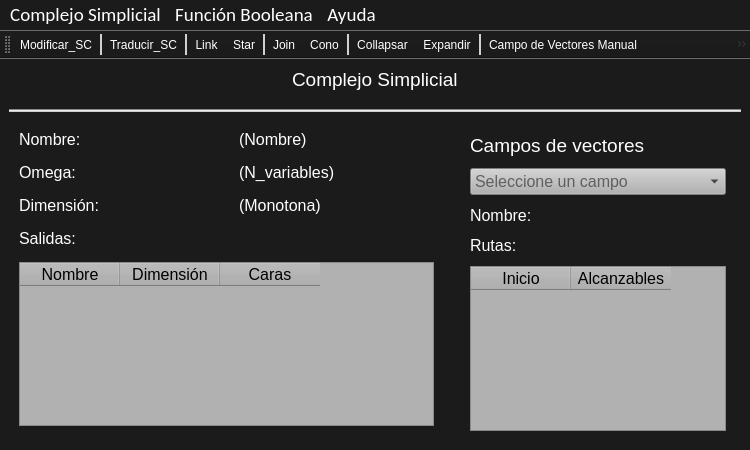
<?xml version="1.0" encoding="UTF-8"?>
<ui version="4.0">
 <class>TFG</class>
 <widget class="QMainWindow" name="TFG">
  <property name="geometry">
   <rect>
    <x>0</x>
    <y>0</y>
    <width>750</width>
    <height>450</height>
   </rect>
  </property>
  <property name="sizePolicy">
   <sizepolicy hsizetype="Preferred" vsizetype="Preferred">
    <horstretch>0</horstretch>
    <verstretch>0</verstretch>
   </sizepolicy>
  </property>
  <property name="font">
   <font>
    <family>Arial</family>
    <pointsize>20</pointsize>
   </font>
  </property>
  <property name="windowTitle">
   <string>TFG Pablo Ascorbe</string>
  </property>
  <property name="windowIcon">
   <iconset>
    <normaloff>../Recursos/icono.ico</normaloff>../Recursos/icono.ico</iconset>
  </property>
  <property name="styleSheet">
   <string notr="true">QWidget{
background-image: url(:/images/fondo.png);
background-color: rgb(27, 27, 27);
color: rgb(255, 255, 255);
}

QToolBar QToolButton{
color: rgb(255, 255, 255);
background-color:transparent;}

QToolBar QToolButton:hover{
	background-color: rgb(100, 100, 100);
}

QToolBar::separator{
	background-color: rgb(208, 208, 208);
	width: 2px;
}


QMenuBar::item:selected{
	background-color: rgb(100, 100, 100);
}

QMenu::item:selected{
	background-color: rgb(100, 100, 100);
}
</string>
  </property>
  <widget class="QWidget" name="centralwidget">
   <property name="enabled">
    <bool>true</bool>
   </property>
   <layout class="QGridLayout" name="gridLayout_2">
    <property name="sizeConstraint">
     <enum>QLayout::SetDefaultConstraint</enum>
    </property>
    <property name="horizontalSpacing">
     <number>11</number>
    </property>
    <property name="verticalSpacing">
     <number>18</number>
    </property>
    <item row="2" column="0">
     <layout class="QHBoxLayout" name="horizontalLayout" stretch="1,0">
      <property name="spacing">
       <number>26</number>
      </property>
      <item>
       <layout class="QGridLayout" name="gridLayout_fijo">
        <property name="leftMargin">
         <number>10</number>
        </property>
        <property name="rightMargin">
         <number>10</number>
        </property>
        <property name="bottomMargin">
         <number>15</number>
        </property>
        <property name="horizontalSpacing">
         <number>24</number>
        </property>
        <property name="verticalSpacing">
         <number>14</number>
        </property>
        <item row="1" column="1">
         <widget class="QLabel" name="label_omega">
          <property name="font">
           <font>
            <pointsize>12</pointsize>
           </font>
          </property>
          <property name="text">
           <string>(N_variables)</string>
          </property>
         </widget>
        </item>
        <item row="0" column="0">
         <widget class="QLabel" name="label">
          <property name="font">
           <font>
            <pointsize>12</pointsize>
           </font>
          </property>
          <property name="text">
           <string>Nombre:</string>
          </property>
         </widget>
        </item>
        <item row="2" column="0">
         <widget class="QLabel" name="label_5">
          <property name="font">
           <font>
            <pointsize>12</pointsize>
           </font>
          </property>
          <property name="text">
           <string>Dimensión:</string>
          </property>
         </widget>
        </item>
        <item row="3" column="0" colspan="2">
         <widget class="QLabel" name="label_3">
          <property name="font">
           <font>
            <pointsize>12</pointsize>
           </font>
          </property>
          <property name="text">
           <string>Salidas:</string>
          </property>
         </widget>
        </item>
        <item row="2" column="1">
         <widget class="QLabel" name="label_dimension">
          <property name="font">
           <font>
            <pointsize>12</pointsize>
           </font>
          </property>
          <property name="text">
           <string>(Monotona)</string>
          </property>
         </widget>
        </item>
        <item row="0" column="1">
         <widget class="QLabel" name="label_nombre_sc">
          <property name="font">
           <font>
            <pointsize>12</pointsize>
           </font>
          </property>
          <property name="text">
           <string>(Nombre)</string>
          </property>
         </widget>
        </item>
        <item row="1" column="0">
         <widget class="QLabel" name="label_4">
          <property name="font">
           <font>
            <pointsize>12</pointsize>
           </font>
          </property>
          <property name="text">
           <string>Omega:</string>
          </property>
         </widget>
        </item>
        <item row="4" column="0" colspan="2">
         <widget class="QTableWidget" name="tableWidget">
          <property name="minimumSize">
           <size>
            <width>300</width>
            <height>0</height>
           </size>
          </property>
          <property name="styleSheet">
           <string notr="true">color: rgb(0, 0, 0);
background-color: rgb(177, 177, 177);</string>
          </property>
          <column>
           <property name="text">
            <string>Nombre</string>
           </property>
           <property name="font">
            <font>
             <pointsize>12</pointsize>
            </font>
           </property>
          </column>
          <column>
           <property name="text">
            <string>Dimensión</string>
           </property>
           <property name="font">
            <font>
             <pointsize>12</pointsize>
            </font>
           </property>
          </column>
          <column>
           <property name="text">
            <string>Caras</string>
           </property>
           <property name="font">
            <font>
             <pointsize>12</pointsize>
            </font>
           </property>
          </column>
         </widget>
        </item>
       </layout>
      </item>
      <item>
       <layout class="QGridLayout" name="gridLayout_dinamico">
        <property name="leftMargin">
         <number>0</number>
        </property>
        <property name="topMargin">
         <number>4</number>
        </property>
        <property name="rightMargin">
         <number>15</number>
        </property>
        <property name="bottomMargin">
         <number>10</number>
        </property>
        <property name="horizontalSpacing">
         <number>15</number>
        </property>
        <property name="verticalSpacing">
         <number>11</number>
        </property>
        <item row="1" column="1" colspan="2">
         <widget class="QComboBox" name="comboBox_vf">
          <property name="font">
           <font>
            <pointsize>12</pointsize>
           </font>
          </property>
          <property name="styleSheet">
           <string notr="true">color: rgb(0, 0, 0);
background-color: rgb(177, 177, 177);</string>
          </property>
          <property name="placeholderText">
           <string>Seleccione un campo</string>
          </property>
         </widget>
        </item>
        <item row="2" column="1">
         <widget class="QLabel" name="label_7">
          <property name="font">
           <font>
            <pointsize>12</pointsize>
           </font>
          </property>
          <property name="text">
           <string>Nombre:</string>
          </property>
         </widget>
        </item>
        <item row="0" column="1" colspan="2">
         <widget class="QLabel" name="label_6">
          <property name="maximumSize">
           <size>
            <width>16777215</width>
            <height>30</height>
           </size>
          </property>
          <property name="font">
           <font>
            <pointsize>14</pointsize>
           </font>
          </property>
          <property name="text">
           <string>Campos de vectores</string>
          </property>
         </widget>
        </item>
        <item row="4" column="1" colspan="2">
         <widget class="QTableWidget" name="table_vf">
          <property name="styleSheet">
           <string notr="true">color: rgb(0, 0, 0);
background-color: rgb(177, 177, 177);</string>
          </property>
          <column>
           <property name="text">
            <string>Inicio</string>
           </property>
           <property name="font">
            <font>
             <pointsize>12</pointsize>
            </font>
           </property>
          </column>
          <column>
           <property name="text">
            <string>Alcanzables</string>
           </property>
           <property name="font">
            <font>
             <pointsize>12</pointsize>
            </font>
           </property>
          </column>
         </widget>
        </item>
        <item row="2" column="2">
         <widget class="QLabel" name="label_vf_name">
          <property name="font">
           <font>
            <pointsize>12</pointsize>
           </font>
          </property>
          <property name="text">
           <string/>
          </property>
         </widget>
        </item>
        <item row="3" column="1" colspan="2">
         <widget class="QLabel" name="label_8">
          <property name="font">
           <font>
            <pointsize>12</pointsize>
           </font>
          </property>
          <property name="text">
           <string>Rutas:</string>
          </property>
         </widget>
        </item>
       </layout>
      </item>
     </layout>
    </item>
    <item row="1" column="0">
     <widget class="Line" name="line">
      <property name="styleSheet">
       <string notr="true">background-color: rgb(204, 204, 204);</string>
      </property>
      <property name="orientation">
       <enum>Qt::Horizontal</enum>
      </property>
     </widget>
    </item>
    <item row="0" column="0" alignment="Qt::AlignHCenter">
     <widget class="QLabel" name="label_2">
      <property name="maximumSize">
       <size>
        <width>16777215</width>
        <height>30</height>
       </size>
      </property>
      <property name="font">
       <font>
        <pointsize>14</pointsize>
       </font>
      </property>
      <property name="text">
       <string>Complejo Simplicial</string>
      </property>
     </widget>
    </item>
   </layout>
  </widget>
  <widget class="QMenuBar" name="menubar">
   <property name="geometry">
    <rect>
     <x>0</x>
     <y>0</y>
     <width>750</width>
     <height>29</height>
    </rect>
   </property>
   <property name="font">
    <font>
     <family>Calibri</family>
     <pointsize>14</pointsize>
    </font>
   </property>
   <widget class="QMenu" name="menuComplejo_Simplicial">
    <property name="font">
     <font>
      <family>MS Shell Dlg 2</family>
      <pointsize>12</pointsize>
     </font>
    </property>
    <property name="title">
     <string>Complejo Simplicial</string>
    </property>
    <addaction name="actionNuevo_sc"/>
    <addaction name="actionCargar_sc"/>
    <addaction name="actionGuardar_sc"/>
    <addaction name="actionListar_sc"/>
   </widget>
   <widget class="QMenu" name="menuFunci_n_Booleana">
    <property name="font">
     <font>
      <family>MS Shell Dlg 2</family>
      <pointsize>12</pointsize>
     </font>
    </property>
    <property name="title">
     <string>Función Booleana</string>
    </property>
    <addaction name="actionNuevo_bf"/>
    <addaction name="actionCargar_bf"/>
    <addaction name="actionGuardar_bf"/>
    <addaction name="actionListar_bf"/>
   </widget>
   <widget class="QMenu" name="menuAyuda">
    <property name="font">
     <font>
      <family>MS Shell Dlg 2</family>
      <pointsize>12</pointsize>
     </font>
    </property>
    <property name="title">
     <string>Ayuda</string>
    </property>
    <addaction name="actionAyuda"/>
    <addaction name="separator"/>
    <addaction name="actionAcerca"/>
   </widget>
   <addaction name="menuComplejo_Simplicial"/>
   <addaction name="menuFunci_n_Booleana"/>
   <addaction name="menuAyuda"/>
  </widget>
  <widget class="QToolBar" name="toolBar">
   <property name="minimumSize">
    <size>
     <width>0</width>
     <height>0</height>
    </size>
   </property>
   <property name="windowTitle">
    <string>toolBar</string>
   </property>
   <property name="orientation">
    <enum>Qt::Horizontal</enum>
   </property>
   <property name="iconSize">
    <size>
     <width>32</width>
     <height>32</height>
    </size>
   </property>
   <property name="floatable">
    <bool>true</bool>
   </property>
   <attribute name="toolBarArea">
    <enum>TopToolBarArea</enum>
   </attribute>
   <attribute name="toolBarBreak">
    <bool>false</bool>
   </attribute>
   <addaction name="actionModificar_SC"/>
   <addaction name="separator"/>
   <addaction name="actionTraducir_SC"/>
   <addaction name="separator"/>
   <addaction name="actionLink"/>
   <addaction name="actionStar"/>
   <addaction name="separator"/>
   <addaction name="actionJoin"/>
   <addaction name="actionCono"/>
   <addaction name="separator"/>
   <addaction name="actionCollapsar"/>
   <addaction name="actionExpandir"/>
   <addaction name="separator"/>
   <addaction name="actionCampo_de_Vectores_Manual"/>
   <addaction name="actionCampo_de_Vectors_autom_tico"/>
   <addaction name="actionCampo_De_Vectores"/>
  </widget>
  <action name="actionNuevo_sc">
   <property name="text">
    <string>Nuevo</string>
   </property>
   <property name="shortcut">
    <string>Ctrl+N</string>
   </property>
  </action>
  <action name="actionCargar_sc">
   <property name="text">
    <string>Cargar</string>
   </property>
  </action>
  <action name="actionGuardar_sc">
   <property name="text">
    <string>Guardar</string>
   </property>
  </action>
  <action name="actionListar_sc">
   <property name="text">
    <string>Listar</string>
   </property>
  </action>
  <action name="actionNuevo_bf">
   <property name="text">
    <string>Nuevo</string>
   </property>
  </action>
  <action name="actionCargar_bf">
   <property name="text">
    <string>Cargar</string>
   </property>
  </action>
  <action name="actionGuardar_bf">
   <property name="text">
    <string>Guardar</string>
   </property>
  </action>
  <action name="actionListar_bf">
   <property name="text">
    <string>Listar</string>
   </property>
  </action>
  <action name="actionAyuda">
   <property name="text">
    <string>Ayuda de TFG Pablo Ascorbe</string>
   </property>
  </action>
  <action name="actionAcerca">
   <property name="text">
    <string>Acerca de la aplicación</string>
   </property>
  </action>
  <action name="actionModificar_SC">
   <property name="icon">
    <iconset resource="../Recursos/resources.qrc">
     <normaloff>:/images/edit.ico</normaloff>:/images/edit.ico</iconset>
   </property>
   <property name="text">
    <string>Modificar_SC</string>
   </property>
   <property name="toolTip">
    <string>Modificar el Complejo Simplicial</string>
   </property>
   <property name="shortcut">
    <string>Ctrl+1</string>
   </property>
  </action>
  <action name="actionTraducir_SC">
   <property name="icon">
    <iconset resource="../Recursos/resources.qrc">
     <normaloff>:/images/translation_sc_to_bf.ico</normaloff>:/images/translation_sc_to_bf.ico</iconset>
   </property>
   <property name="text">
    <string>Traducir_SC</string>
   </property>
   <property name="toolTip">
    <string>Traducir el complejo simplicial a una función booleana</string>
   </property>
  </action>
  <action name="actionLink">
   <property name="icon">
    <iconset resource="../Recursos/resources.qrc">
     <normaloff>:/images/link.ico</normaloff>:/images/link.ico</iconset>
   </property>
   <property name="text">
    <string>Link</string>
   </property>
   <property name="toolTip">
    <string>Calcular Link para un símplice</string>
   </property>
  </action>
  <action name="actionStar">
   <property name="icon">
    <iconset resource="../Recursos/resources.qrc">
     <normaloff>:/images/star.ico</normaloff>:/images/star.ico</iconset>
   </property>
   <property name="text">
    <string>Star</string>
   </property>
   <property name="toolTip">
    <string>Calcular Star para un símplice</string>
   </property>
  </action>
  <action name="actionJoin">
   <property name="icon">
    <iconset resource="../Recursos/resources.qrc">
     <normaloff>:/images/join.ico</normaloff>:/images/join.ico</iconset>
   </property>
   <property name="text">
    <string>Join</string>
   </property>
   <property name="toolTip">
    <string>Calcular el Join del complejo simplicial con otro a seleccionar</string>
   </property>
  </action>
  <action name="actionCono">
   <property name="icon">
    <iconset resource="../Recursos/resources.qrc">
     <normaloff>:/images/cone.ico</normaloff>:/images/cone.ico</iconset>
   </property>
   <property name="text">
    <string>Cono</string>
   </property>
   <property name="toolTip">
    <string>Calcular el cono del Complejo Simplicial</string>
   </property>
  </action>
  <action name="actionCollapsar">
   <property name="icon">
    <iconset resource="../Recursos/resources.qrc">
     <normaloff>:/images/collapse.ico</normaloff>:/images/collapse.ico</iconset>
   </property>
   <property name="text">
    <string>Collapsar</string>
   </property>
   <property name="toolTip">
    <string>Collapsar el Complejo Simplicial</string>
   </property>
  </action>
  <action name="actionExpandir">
   <property name="icon">
    <iconset resource="../Recursos/resources.qrc">
     <normaloff>:/images/expand.ico</normaloff>:/images/expand.ico</iconset>
   </property>
   <property name="text">
    <string>Expandir</string>
   </property>
   <property name="toolTip">
    <string>Expandir el Complejo Simplicial</string>
   </property>
  </action>
  <action name="actionCampo_de_Vectores_Manual">
   <property name="icon">
    <iconset resource="../Recursos/resources.qrc">
     <normaloff>:/images/manual_vf.ico</normaloff>:/images/manual_vf.ico</iconset>
   </property>
   <property name="text">
    <string>Campo de Vectores Manual</string>
   </property>
   <property name="toolTip">
    <string>Calcular un campo de vectores manualmente</string>
   </property>
  </action>
  <action name="actionCampo_de_Vectors_autom_tico">
   <property name="icon">
    <iconset resource="../Recursos/resources.qrc">
     <normaloff>:/images/auto_vf.ico</normaloff>:/images/auto_vf.ico</iconset>
   </property>
   <property name="text">
    <string>Campo de Vectors automático</string>
   </property>
   <property name="toolTip">
    <string>Calcular un campo de vectores automáticamente</string>
   </property>
  </action>
  <action name="actionCampo_De_Vectores">
   <property name="icon">
    <iconset resource="../Recursos/resources.qrc">
     <normaloff>:/images/vector_field.ico</normaloff>:/images/vector_field.ico</iconset>
   </property>
   <property name="text">
    <string>Campo De Vectores</string>
   </property>
   <property name="toolTip">
    <string>Ver todos los campos de vectores asociados al complejo simplicial</string>
   </property>
  </action>
 </widget>
 <resources>
  <include location="../Recursos/resources.qrc"/>
 </resources>
 <connections/>
</ui>
